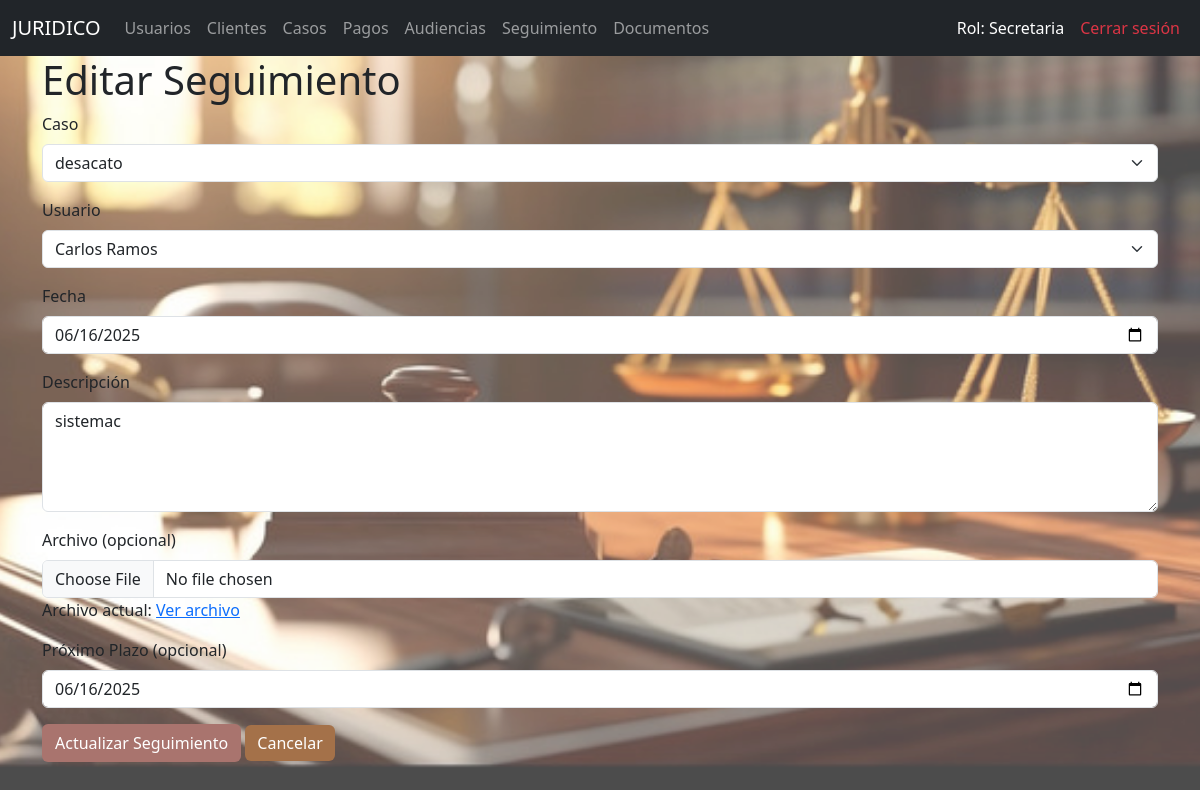
Page /seguimientos/edit/1 (signed in) on the committed database.
### models/rol_model.py (models this page shows, shortened)
class Rol(db.Model):
    __tablename__ = "rol"
    id_rol = db.Column(db.Integer,primary_key = True)
    nombre_rol = db.Column(db.String(50), nullable = False)
    usuarios = db.relationship('Usuario', back_populates='rol')

### models/seguimiento_model.py (models this page shows, shortened)
class Seguimiento(db.Model):
    __tablename__ = 'seguimiento'
    id = Column(Integer, primary_key=True, autoincrement=True)
    id_caso = Column(Integer, ForeignKey('caso.id_caso'), nullable=False)
    id_usuario = Column(Integer, ForeignKey('usuarios.id_usuario'), nullable=False)
    fecha = Column(Date, nullable=False)
    descripcion = Column(Text, nullable=False)
    archivo_url = Column(String(255))
    proximo_plazo = Column(Date)
    caso = db.relationship("Caso", back_populates="seguimientos")
    usuario = db.relationship("Usuario", back_populates="seguimientos")
    @staticmethod
    def get_by_id(id):
        return Seguimiento.query.get(id)

### models/caso_model.py (models this page shows, shortened)
class Caso(db.Model):
    __tablename__ = "caso"
    id_caso = db.Column(db.Integer, primary_key=True)
    id_cliente = db.Column(db.Integer, db.ForeignKey('clientes.id'), nullable=False)
    id_usuario = db.Column(db.Integer, db.ForeignKey('usuarios.id_usuario'), nullable=False)
    id_tipo = db.Column(db.Integer, db.ForeignKey('tipo_caso.id_tipo_caso'), nullable=False)
    id_estado_caso = db.Column(db.Integer, db.ForeignKey('estado_caso.id_estado_caso'), nullable=False)
    id_estado_pago = db.Column(db.Integer, db.ForeignKey('estado_pago.id_estado_pago'), nullable=False)
    fecha_apertura = db.Column(db.DateTime, nullable=False)
    descripcion = db.Column(db.Text, nullable=True)
    monto_total = db.Column(Numeric(10, 2), nullable=False)
    activo = db.Column(db.Boolean, default=True)
    cliente = db.relationship('Cliente', back_populates='casos')
    usuario = db.relationship('Usuario', back_populates='casos')
    tipo = db.relationship('TipoCaso', back_populates='casos')
    estado_caso = db.relationship('EstadoCaso', back_populates='casos')
    estado_pago = db.relationship('EstadoPago', back_populates='casos')
    audiencias = db.relationship('Audiencia', back_populates='caso')
    pagos = db.relationship("Pago", back_populates="caso")
    seguimientos = db.relationship('Seguimiento', back_populates='caso')
    documentos = db.relationship('Documento', back_populates='caso')
    @staticmethod
    def get_all():
        return Caso.query.all()

### models/usuario_model.py (models this page shows, shortened)
class Usuario(db.Model):
    __tablename__ = "usuarios"
    id_usuario = db.Column(db.Integer,primary_key = True)
    nombre = db.Column(db.String(80), nullable = False)
    usuario = db.Column(db.String(20), nullable = False, unique=True)
    password = db.Column (db.String, nullable=False)
    telefono = db.Column(db.String(20), nullable = True)
    direccion = db.Column(db.String(80), nullable = False)
    matricula = db.Column(db.String(50))
    id_especialidad = db.Column(db.Integer, db.ForeignKey('especialidad.id_especialidad'))
    id_rol = db.Column(db.Integer, db.ForeignKey('rol.id_rol'), nullable=False)
    id_estado_usuario = db.Column(db.Integer, db.ForeignKey('estado_usuario.id_estado_usuario'))
    activo = db.Column(db.Boolean, default=True, nullable=False)
    rol = db.relationship('Rol', back_populates='usuarios')
    estado_usuario = db.relationship('EstadoUsuario', back_populates='usuarios')
    especialidad = db.relationship('Especialidad', back_populates='usuarios')
    casos = db.relationship('Caso', back_populates='usuario')
    seguimientos = db.relationship('Seguimiento', back_populates='usuario')
    @staticmethod
    def get_all():
        return Usuario.query.all()
    @staticmethod
    def get_by_id(id_usuario):
        return Usuario.query.get(id_usuario)

### controllers/seguimiento_controller.py (the view, shortened to what this page needs)
@seguimiento_bp.route("/edit/<int:id>", methods=['GET', 'POST'])
def edit(id):
    seguimiento = Seguimiento.get_by_id(id)
    if not seguimiento:
        abort(404)
    casos = Caso.get_all()
    usuarios = Usuario.get_all()
    return seguimiento_view.edit(seguimiento, casos=casos, usuarios=usuarios)

### app.py (called while the page is built)
@login_manager.user_loader
def load_user(user_id):
    usuario = Usuario.get_by_id(int(user_id))
    return UserLogin(usuario) if usuario else None

@app.context_processor
def inject_active_path():
    def is_active(path):
        return 'active' if request.path == path else ''
    return dict(is_active=is_active)

### auth/user_login.py (called while the page is built)
    @property
    def rol(self):
        return self.usuario.rol.nombre_rol

### controllers/seguimiento_controller.py (called while the page is built)
@seguimiento_bp.before_request
def verificar_autenticacion():
    if not current_user.is_authenticated:
        return redirect(url_for('home'))  # Ruta de login o inicio

### views/seguimiento_view.py (called while the page is built)
def edit(seguimiento, casos=None, usuarios=None):
    return render_template("seguimientos/edit.html", seguimiento=seguimiento, casos=casos, usuarios=usuarios)

### templates/seguimientos/edit.html (shortened to what this page needs)
{% extends "base.html" %}
{% block content %}
<h1>Editar Seguimiento</h1>
<form action="{{ url_for('seguimiento.edit', id=seguimiento.id) }}" enctype="multipart/form-data" method="POST">
<div class="mb-3">
<label class="form-label">Caso</label>
<select class="form-select" name="id_caso" required="">
            {% for caso in casos %}
                <option value="{{ caso.id_caso }}" {% if seguimiento.id_caso == caso.id_caso %}selected{% endif %}>
                 {{ caso.descripcion }}
            </option>
            {% endfor %}
        </select>
</div>
<div class="mb-3">
<label class="form-label">Usuario</label>
<select class="form-select" name="id_usuario" required="">
            {% for usuario in usuarios %}
               <option value="{{ usuario.id_usuario }}" {% if seguimiento.id_usuario == usuario.id_usuario %}selected{% endif %}>
                 {{ usuario.nombre }}
                </option>
            {% endfor %}
        </select>
</div>
<div class="mb-3">
<label class="form-label">Fecha</label>
<input class="form-control" name="fecha" required="" type="date" value="{{ seguimiento.fecha.strftime('%Y-%m-%d') }}"/>
</div>
<div class="mb-3">
<label class="form-label">Descripción</label>
<textarea class="form-control" name="descripcion" required="" rows="4">{{ seguimiento.descripcion }}</textarea>
</div>
<div class="mb-3">
<label class="form-label">Archivo (opcional)</label>
<input class="form-control" name="archivo" type="file"/>
        {% if seguimiento.archivo_url %}
            <p>Archivo actual: <a href="{{ seguimiento.archivo_url }}" target="_blank">Ver archivo</a></p>
        {% endif %}
    </div>
<div class="mb-3">
<label class="form-label">Próximo Plazo (opcional)</label>
<input class="form-control" name="proximo_plazo" type="date" value="{{ seguimiento.proximo_plazo.strftime('%Y-%m-%d') if seguimiento.proximo_plazo }}"/>
</div>
<button class="btn" style="background-color:#A9746E;color:white;" style=" background-color:rgb(154, 133, 70); color: white; border: none;" type="submit">Actualizar Seguimiento</button>
<a class="btn btn-secondary" href="{{ url_for('seguimiento.index') }}" style=" background-color: #A47149; color: white; border: none;">Cancelar</a>
</form>
{% endblock %}

### templates/base.html (shortened to what this page needs)
<!doctype html>
<html lang="es">
  <head>
    <link href="https://cdn.jsdelivr.net/npm/bootstrap@5.3.6/dist/css/bootstrap.min.css" rel="stylesheet">
</head>
<body style="position: relative; z-index: 0;">
    <nav class="navbar navbar-expand-lg navbar-dark bg-dark">
        <div class="container-fluid">
          <a class="navbar-brand" href="#">JURIDICO</a>
          <div class="collapse navbar-collapse" id="navbarNav">
            <ul class="navbar-nav">
              <li class="nav-item">
                <a class="nav-link " aria-current="page" href="/usuarios/">Usuarios</a>
              </li>
              <li class="nav-item">
                <a class="nav-link {{is_active('/clientes/')}}" href="/clientes/">Clientes</a>
              </li>
              <li class="nav-item">
                <a class="nav-link {{is_active('/casos/')}}" href="/casos/">Casos</a>
              </li>
              <li class="nav-item">
                <a class="nav-link {{is_active('/pagos/')}}" href="/pagos/">Pagos</a>
              </li>
              <li class="nav-item">
                <a class="nav-link {{is_active('/audiencias/')}}" href="/audiencias/">Audiencias</a>
              </li>
              <li class="nav-item">
                <a class="nav-link {{is_active('/seguimientos/')}}" href="/seguimientos/">Seguimiento</a>
              </li>
              <li class="nav-item">
                <a class="nav-link {{is_active('/documentos/')}}" href="/documentos/">Documentos</a>
              </li>
            </ul>
          </div>
          <div class="collapse navbar-collapse" id="navbarNav">
            <ul class="navbar-nav ms-auto">
              <li class="nav-item">
                <span class="nav-link text-white">Rol: {{ current_user.rol }}</span>
              </li>
              <li class="nav-item">
                <a class="nav-link text-danger" href="{{ url_for('logout') }}">
                   Cerrar sesión
                </a>
              </li>
            </ul>
          </div>
        </div>
      </nav>
    <div class="container">
        {% block content %}
        {% endblock  %}
    </div>
  </body>
</html>

### templates/base.html (style rules this page uses)
body::before { content: ""; position: fixed; top: 0; left: 0; width: 100%; height: 100%; background: url('/static/img/fondo.jpg') no-repeat center center fixed; background-size: cover; opacity: 0.70; z-index: -1; }

### rows in the picture
Rol: rol "Secretaria"
Seguimiento: id_caso "desacato", id_usuario "Carlos Ramos", fecha "06/16/2025", descripcion "sistemac", proximo_plazo "06/16/2025"
